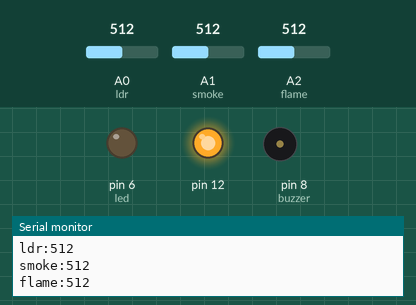
A sketch run on a simulated Arduino Uno, built with avr-gcc and run on an emulated ATmega328P. On the bench: output pins drawn as LEDs (lit = HIGH), buzzer (waves = sounding, pin HIGH), the last lines printed to the serial monitor. Inputs (shaded band) come from the test bench; at power-on: A1 (smoke) = 512, A0 (ldr) = 512, A2 (flame) = 512.

Above: at 1.8 s.
1.9 s: A1 (smoke) set to 584
3.4 s: A1 (smoke) set to 611
At 4.7 s:
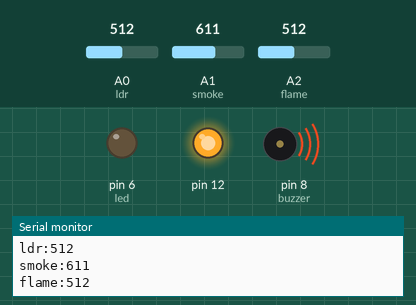
5.5 s: A0 (ldr) set to 984
7.2 s: A0 (ldr) set to 1017
At 9.1 s:
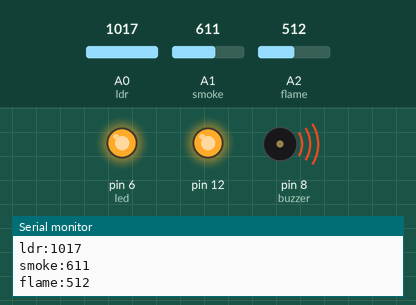
9.5 s: A1 (smoke) set to 590
At 10.8 s:
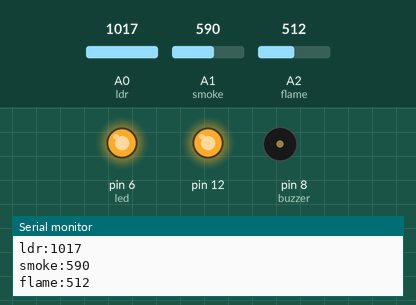
Timing chart, 0 to 12.5 s (numbered marks = the images above; inputs shaded):
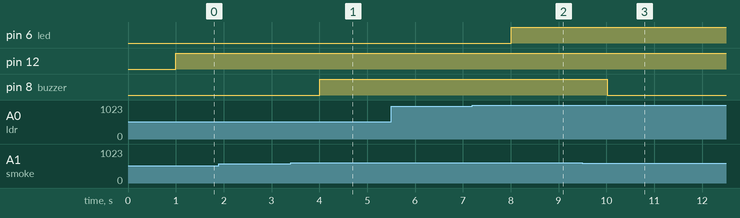

Measured:
- the behaviour switches between 599 and 600 on A1 (smoke) (found by bisection; images 0 and 1)
- the behaviour switches between 999 and 1000 on A0 (ldr) (found by bisection; images 1 and 2)
- after the input at 3.4 s, pin 8 (buzzer): LOW → HIGH after 0.61 s
- after the input at 7.2 s, pin 6 (led): LOW → HIGH after 0.81 s
- after the input at 9.5 s, pin 8 (buzzer): HIGH → LOW after 0.51 s

The sketch:

SmartBuilding.ino
```cpp
  #define ldr 14
#define smoke 15
#define flame 16
#define led 6
#define buzzer 8
void setup() {
  // put your setup code here, to run once:
Serial.begin(9600);
pinMode(ldr,INPUT);
pinMode(smoke,INPUT);
pinMode(flame,INPUT);
pinMode(led,OUTPUT);
pinMode(buzzer,OUTPUT);
pinMode(12,OUTPUT);
}
void loop() {
  // put your main code here, to run repeatedly:
Serial.print("ldr:");
Serial.println(analogRead(ldr));
Serial.print("smoke:");
Serial.println(analogRead(smoke));
Serial.print("flame:");
Serial.println(analogRead(flame));
delay(1000);

int l,s,f,flame_alert;
l=analogRead(ldr);
s=analogRead(smoke);
f=analogRead(flame);
//ldr code
if(l>=1000)
   digitalWrite(led,HIGH);
else
   digitalWrite(led,LOW);
//smoke code
if(s>=600)
   digitalWrite(buzzer,HIGH);
else
   digitalWrite(buzzer,LOW);
//flame
if(f<=50)
{
   flame_alert=1;
   digitalWrite(12,HIGH);
}
else
{
   flame_alert=0;
   digitalWrite(12,HIGH);
}
if(flame_alert==1)
   Serial.println("Fire Alert!!!");
}
```
